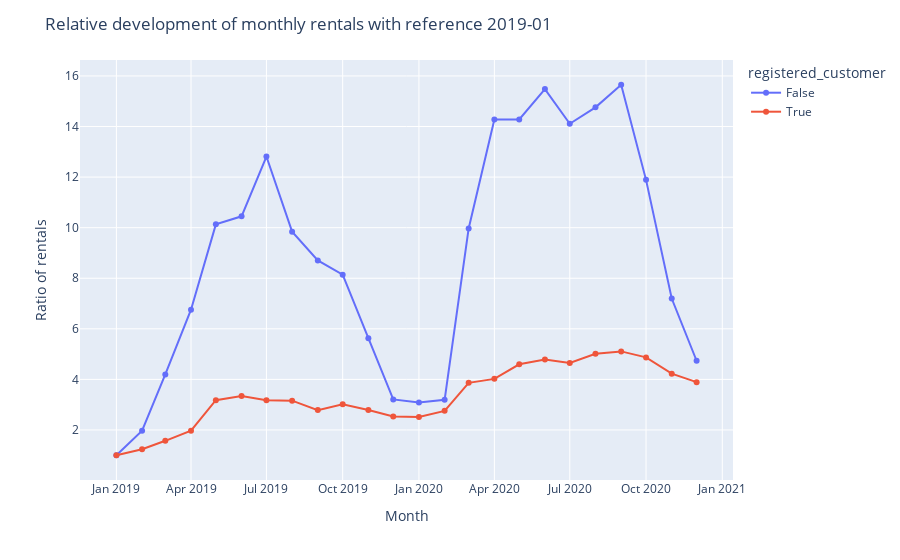

Notebook source saved alongside this figure:
### Markdown cell above
## Relative development of rentals per month and per customer group (registered vs non-registered customers)

### Code cell
# Drop columns and save it in new dataframe
df_first_count = df_month_year[["month_year","registered_customer","datetime"]]

# Show only rentals in January 2019 (earliest date in data set)
df_first_count = df_first_count[df_first_count["month_year"]=="2019-01"]

# Rename columns to avoid confusion
df_first_count = df_first_count.rename(columns={"month_year":"begin","datetime":"count_begin"})

# Merge new dataframe with dataframe which shows the amount of rentals per month/year combination and type of customer
# Join on type of customer
df_merged = pd.merge(df_month_year, df_first_count, how="inner", on=["registered_customer"])[["month_year","registered_customer","datetime","count_begin"]]

# Calculate the ratio between:
# the amount of rentals from registered customers vs. non-registered customers per month 
# and the amount of rentals from registered customers vs. non-registered customers in 2019-01
df_merged["ratio"] = df_merged.datetime / df_merged.count_begin

# Show the percentual change of rentals from all months in comparison to earliest date
# Graph shows when the highest percentual change had happened 
fig_dev_per_month=px.line(df_merged, x="month_year", y="ratio", color="registered_customer", markers=True)
fig_dev_per_month.update_layout( title="Relative development of monthly rentals with reference 2019-01", xaxis_title="Month", yaxis_title="Ratio of rentals")

### Figure 1 — Plotly figure (JSON) as saved in the notebook; plotly's stock layout.template omitted (floating-point values rounded to 4 significant figures)
{"data": [{"hovertemplate": "registered_customer=False<br>month_year=%{x}<br>ratio=%{y}<extra></extra>", "legendgroup": "False", "line": {"color": "#636efa", "dash": "solid"}, "marker": {"symbol": "circle"}, "mode": "lines+markers", "name": "False", "orientation": "v", "showlegend": true, "type": "scatter", "x": ["2019-01", "2019-02", "2019-03", "2019-04", "2019-05", "2019-06", "2019-07", "2019-08", "2019-09", "2019-10", "2019-11", "2019-12", "2020-01", "2020-02", "2020-03", "2020-04", "2020-05", "2020-06", "2020-07", "2020-08", "2020-09", "2020-10", "2020-11", "2020-12"], "xaxis": "x", "y": [1, 1.97, 4.197, 6.757, 10.13, 10.45, 12.81, 9.843, 8.702, 8.142, 5.628, 3.207, 3.086, 3.192, 9.969, 14.27, 14.28, 15.48, 14.11, 14.76, 15.65, 11.89, 7.199, 4.737], "yaxis": "y"}, {"hovertemplate": "registered_customer=True<br>month_year=%{x}<br>ratio=%{y}<extra></extra>", "legendgroup": "True", "line": {"color": "#EF553B", "dash": "solid"}, "marker": {"symbol": "circle"}, "mode": "lines+markers", "name": "True", "orientation": "v", "showlegend": true, "type": "scatter", "x": ["2019-01", "2019-02", "2019-03", "2019-04", "2019-05", "2019-06", "2019-07", "2019-08", "2019-09", "2019-10", "2019-11", "2019-12", "2020-01", "2020-02", "2020-03", "2020-04", "2020-05", "2020-06", "2020-07", "2020-08", "2020-09", "2020-10", "2020-11", "2020-12"], "xaxis": "x", "y": [1, 1.237, 1.571, 1.973, 3.176, 3.343, 3.177, 3.159, 2.786, 3.02, 2.792, 2.535, 2.509, 2.756, 3.864, 4.021, 4.596, 4.784, 4.651, 5.012, 5.107, 4.871, 4.226, 3.891], "yaxis": "y"}], "layout": {"autosize": true, "legend": {"title": {"text": "registered_customer"}, "tracegroupgap": 0}, "margin": {"t": 60}, "title": {"text": "Relative development of monthly rentals with reference 2019-01"}, "xaxis": {"anchor": "y", "autorange": true, "domain": [0, 1], "range": ["2018-11-16 23:16:01.9709", "2021-01-15 00:43:58.0291"], "title": {"text": "Month"}, "type": "date"}, "yaxis": {"anchor": "x", "autorange": true, "domain": [0, 1], "range": [-0.1345, 16.79], "title": {"text": "Ratio of rentals"}, "type": "linear"}}}
